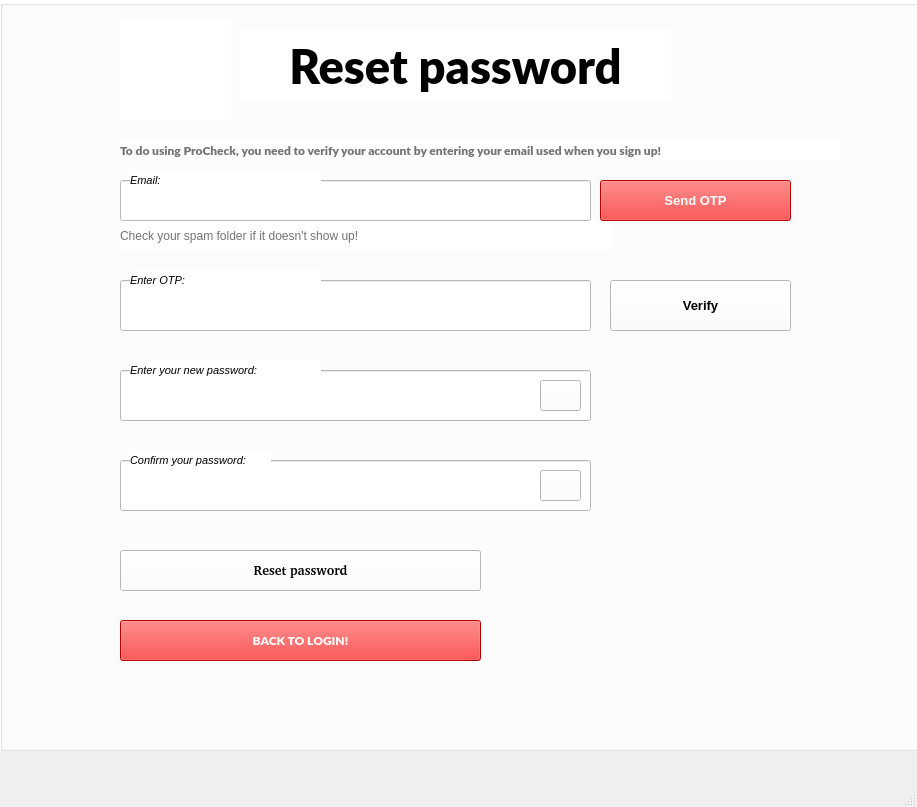
<?xml version="1.0" encoding="UTF-8"?>
<ui version="4.0">
 <class>MainWindow</class>
 <widget class="QMainWindow" name="MainWindow">
  <property name="geometry">
   <rect>
    <x>0</x>
    <y>0</y>
    <width>917</width>
    <height>807</height>
   </rect>
  </property>
  <property name="sizePolicy">
   <sizepolicy hsizetype="Fixed" vsizetype="Fixed">
    <horstretch>50</horstretch>
    <verstretch>0</verstretch>
   </sizepolicy>
  </property>
  <property name="windowTitle">
   <string>MainWindow</string>
  </property>
  <property name="styleSheet">
   <string notr="true">QGroupBox {
    background-image: url(&quot;&quot;D:/Desktop/43533.jpg&quot;&quot;);
    background-repeat: no-repeat;
    background-position: center;
    background-size: cover;
}
</string>
  </property>
  <widget class="QWidget" name="centralwidget">
   <widget class="QGroupBox" name="groupBox">
    <property name="geometry">
     <rect>
      <x>0</x>
      <y>0</y>
      <width>921</width>
      <height>751</height>
     </rect>
    </property>
    <property name="font">
     <font>
      <family>Rockwell</family>
      <pointsize>14</pointsize>
      <weight>75</weight>
      <bold>true</bold>
     </font>
    </property>
    <property name="autoFillBackground">
     <bool>false</bool>
    </property>
    <property name="styleSheet">
     <string notr="true">background-color: rgb(255, 255, 255);
color: rgb(0, 0, 0);</string>
    </property>
    <property name="title">
     <string/>
    </property>
    <property name="alignment">
     <set>Qt::AlignCenter</set>
    </property>
    <widget class="QLabel" name="label_6">
     <property name="geometry">
      <rect>
       <x>120</x>
       <y>140</y>
       <width>721</width>
       <height>21</height>
      </rect>
     </property>
     <property name="font">
      <font>
       <family>Lato Black</family>
       <pointsize>9</pointsize>
      </font>
     </property>
     <property name="styleSheet">
      <string notr="true">color: rgb(115, 115, 115);</string>
     </property>
     <property name="text">
      <string>To do using ProCheck, you need to verify your account by entering your email used when you sign up!</string>
     </property>
    </widget>
    <widget class="QLabel" name="label_7">
     <property name="geometry">
      <rect>
       <x>120</x>
       <y>220</y>
       <width>491</width>
       <height>31</height>
      </rect>
     </property>
     <property name="font">
      <font>
       <pointsize>9</pointsize>
      </font>
     </property>
     <property name="styleSheet">
      <string notr="true">color: rgb(115, 115, 115);</string>
     </property>
     <property name="text">
      <string>Check your spam folder if it doesn't show up!</string>
     </property>
    </widget>
    <widget class="QLineEdit" name="lineEditEmail">
     <property name="geometry">
      <rect>
       <x>120</x>
       <y>180</y>
       <width>471</width>
       <height>41</height>
      </rect>
     </property>
     <property name="font">
      <font>
       <pointsize>10</pointsize>
       <weight>75</weight>
       <italic>false</italic>
       <bold>true</bold>
      </font>
     </property>
     <property name="focusPolicy">
      <enum>Qt::ClickFocus</enum>
     </property>
     <property name="styleSheet">
      <string notr="true">color: rgb(0, 0, 0);</string>
     </property>
     <property name="text">
      <string/>
     </property>
     <property name="placeholderText">
      <string notr="true"/>
     </property>
    </widget>
    <widget class="QPushButton" name="pushButtonSendOTP">
     <property name="geometry">
      <rect>
       <x>600</x>
       <y>180</y>
       <width>191</width>
       <height>41</height>
      </rect>
     </property>
     <property name="font">
      <font>
       <pointsize>10</pointsize>
       <weight>75</weight>
       <bold>true</bold>
      </font>
     </property>
     <property name="styleSheet">
      <string notr="true">background-color: rgb(255, 0, 0);
color: rgb(255, 255, 255);</string>
     </property>
     <property name="text">
      <string>Send OTP</string>
     </property>
     <property name="icon">
      <iconset>
       <normaloff>../../Image/2993685_brand_brands_google_logo_logos_icon.png</normaloff>../../Image/2993685_brand_brands_google_logo_logos_icon.png</iconset>
     </property>
    </widget>
    <widget class="QLabel" name="label_13">
     <property name="geometry">
      <rect>
       <x>120</x>
       <y>20</y>
       <width>111</width>
       <height>101</height>
      </rect>
     </property>
     <property name="text">
      <string/>
     </property>
     <property name="pixmap">
      <pixmap>../../Image/7023958_password_account_security_reset_safety_icon.png</pixmap>
     </property>
     <property name="scaledContents">
      <bool>true</bool>
     </property>
    </widget>
    <widget class="QLabel" name="label_3">
     <property name="geometry">
      <rect>
       <x>240</x>
       <y>30</y>
       <width>431</width>
       <height>71</height>
      </rect>
     </property>
     <property name="font">
      <font>
       <family>Lato Black</family>
       <pointsize>35</pointsize>
       <weight>75</weight>
       <bold>true</bold>
      </font>
     </property>
     <property name="styleSheet">
      <string notr="true"/>
     </property>
     <property name="text">
      <string>Reset password</string>
     </property>
     <property name="alignment">
      <set>Qt::AlignCenter</set>
     </property>
    </widget>
    <widget class="QLineEdit" name="lineEditNewPassword">
     <property name="geometry">
      <rect>
       <x>120</x>
       <y>370</y>
       <width>471</width>
       <height>51</height>
      </rect>
     </property>
     <property name="font">
      <font>
       <pointsize>10</pointsize>
       <weight>75</weight>
       <italic>false</italic>
       <bold>true</bold>
      </font>
     </property>
     <property name="focusPolicy">
      <enum>Qt::ClickFocus</enum>
     </property>
     <property name="styleSheet">
      <string notr="true">color: rgb(0, 0, 0);</string>
     </property>
     <property name="text">
      <string/>
     </property>
     <property name="echoMode">
      <enum>QLineEdit::Password</enum>
     </property>
     <property name="placeholderText">
      <string notr="true"/>
     </property>
    </widget>
    <widget class="QLabel" name="label_14">
     <property name="geometry">
      <rect>
       <x>130</x>
       <y>360</y>
       <width>191</width>
       <height>20</height>
      </rect>
     </property>
     <property name="font">
      <font>
       <pointsize>8</pointsize>
       <italic>true</italic>
       <strikeout>false</strikeout>
       <kerning>true</kerning>
      </font>
     </property>
     <property name="text">
      <string>Enter your new password:</string>
     </property>
    </widget>
    <widget class="QLineEdit" name="lineEditConfirmPassword">
     <property name="geometry">
      <rect>
       <x>120</x>
       <y>460</y>
       <width>471</width>
       <height>51</height>
      </rect>
     </property>
     <property name="styleSheet">
      <string notr="true">background-color: rgb(255, 255, 255);
color: rgb(0, 0, 255);</string>
     </property>
     <property name="text">
      <string/>
     </property>
     <property name="echoMode">
      <enum>QLineEdit::Password</enum>
     </property>
     <property name="placeholderText">
      <string extracomment="Enter your new passowrd"/>
     </property>
    </widget>
    <widget class="QLabel" name="label_4">
     <property name="geometry">
      <rect>
       <x>130</x>
       <y>450</y>
       <width>141</width>
       <height>20</height>
      </rect>
     </property>
     <property name="font">
      <font>
       <pointsize>8</pointsize>
       <italic>true</italic>
       <strikeout>false</strikeout>
       <kerning>true</kerning>
      </font>
     </property>
     <property name="text">
      <string>Confirm your password:</string>
     </property>
    </widget>
    <widget class="QPushButton" name="pushButtonHide">
     <property name="geometry">
      <rect>
       <x>540</x>
       <y>380</y>
       <width>41</width>
       <height>31</height>
      </rect>
     </property>
     <property name="text">
      <string/>
     </property>
     <property name="icon">
      <iconset>
       <normaloff>../../Image/invisible_11814638.png</normaloff>../../Image/invisible_11814638.png</iconset>
     </property>
    </widget>
    <widget class="QPushButton" name="pushButtonHide2">
     <property name="geometry">
      <rect>
       <x>540</x>
       <y>470</y>
       <width>41</width>
       <height>31</height>
      </rect>
     </property>
     <property name="text">
      <string/>
     </property>
     <property name="icon">
      <iconset>
       <normaloff>../../Image/invisible_11814638.png</normaloff>../../Image/invisible_11814638.png</iconset>
     </property>
    </widget>
    <widget class="QLineEdit" name="lineEditOTP">
     <property name="geometry">
      <rect>
       <x>120</x>
       <y>280</y>
       <width>471</width>
       <height>51</height>
      </rect>
     </property>
     <property name="styleSheet">
      <string notr="true">background-color: rgb(255, 255, 255);
color: rgb(0, 0, 255);</string>
     </property>
     <property name="text">
      <string/>
     </property>
     <property name="echoMode">
      <enum>QLineEdit::Normal</enum>
     </property>
     <property name="placeholderText">
      <string extracomment="Enter your new passowrd"/>
     </property>
    </widget>
    <widget class="QLabel" name="label_15">
     <property name="geometry">
      <rect>
       <x>130</x>
       <y>270</y>
       <width>191</width>
       <height>20</height>
      </rect>
     </property>
     <property name="font">
      <font>
       <pointsize>8</pointsize>
       <italic>true</italic>
       <strikeout>false</strikeout>
       <kerning>true</kerning>
      </font>
     </property>
     <property name="text">
      <string>Enter OTP:</string>
     </property>
    </widget>
    <widget class="QPushButton" name="pushButtonVerifyOTP">
     <property name="geometry">
      <rect>
       <x>610</x>
       <y>280</y>
       <width>181</width>
       <height>51</height>
      </rect>
     </property>
     <property name="font">
      <font>
       <pointsize>10</pointsize>
       <weight>75</weight>
       <bold>true</bold>
      </font>
     </property>
     <property name="styleSheet">
      <string notr="true">background-color: rgb(255, 255, 255);
color: rgb(0, 0, 0);</string>
     </property>
     <property name="text">
      <string>Verify</string>
     </property>
     <property name="icon">
      <iconset>
       <normaloff>../../Image/2993685_brand_brands_google_logo_logos_icon.png</normaloff>../../Image/2993685_brand_brands_google_logo_logos_icon.png</iconset>
     </property>
    </widget>
    <widget class="QPushButton" name="pushButtonResetPassword">
     <property name="geometry">
      <rect>
       <x>120</x>
       <y>550</y>
       <width>361</width>
       <height>41</height>
      </rect>
     </property>
     <property name="font">
      <font>
       <family>&quot;Call Me&quot;, (Maybe)?</family>
       <pointsize>10</pointsize>
       <weight>75</weight>
       <bold>true</bold>
      </font>
     </property>
     <property name="text">
      <string>Reset password</string>
     </property>
     <property name="icon">
      <iconset>
       <normaloff>../../Image/4230520_account_approve_verify_icon.png</normaloff>../../Image/4230520_account_approve_verify_icon.png</iconset>
     </property>
    </widget>
    <widget class="QPushButton" name="pushButtonBackToLogin">
     <property name="geometry">
      <rect>
       <x>120</x>
       <y>620</y>
       <width>361</width>
       <height>41</height>
      </rect>
     </property>
     <property name="font">
      <font>
       <family>Lato Black</family>
       <weight>75</weight>
       <bold>true</bold>
      </font>
     </property>
     <property name="styleSheet">
      <string notr="true">background-color: rgb(0, 170, 255);
background-color: rgb(255, 0, 0);
color: rgb(255, 255, 255);</string>
     </property>
     <property name="text">
      <string>BACK TO LOGIN!</string>
     </property>
     <property name="icon">
      <iconset>
       <normaloff>../../Image/326518_arrow_back_icon.png</normaloff>../../Image/326518_arrow_back_icon.png</iconset>
     </property>
    </widget>
    <widget class="QLabel" name="label_16">
     <property name="geometry">
      <rect>
       <x>130</x>
       <y>170</y>
       <width>191</width>
       <height>20</height>
      </rect>
     </property>
     <property name="font">
      <font>
       <pointsize>8</pointsize>
       <italic>true</italic>
       <strikeout>false</strikeout>
       <kerning>true</kerning>
      </font>
     </property>
     <property name="text">
      <string>Email:</string>
     </property>
    </widget>
   </widget>
  </widget>
  <widget class="QMenuBar" name="menubar">
   <property name="geometry">
    <rect>
     <x>0</x>
     <y>0</y>
     <width>917</width>
     <height>26</height>
    </rect>
   </property>
  </widget>
  <widget class="QStatusBar" name="statusbar"/>
 </widget>
 <resources/>
 <connections/>
 <designerdata>
  <property name="gridDeltaX">
   <number>10</number>
  </property>
  <property name="gridDeltaY">
   <number>10</number>
  </property>
  <property name="gridSnapX">
   <bool>true</bool>
  </property>
  <property name="gridSnapY">
   <bool>true</bool>
  </property>
  <property name="gridVisible">
   <bool>true</bool>
  </property>
 </designerdata>
</ui>
